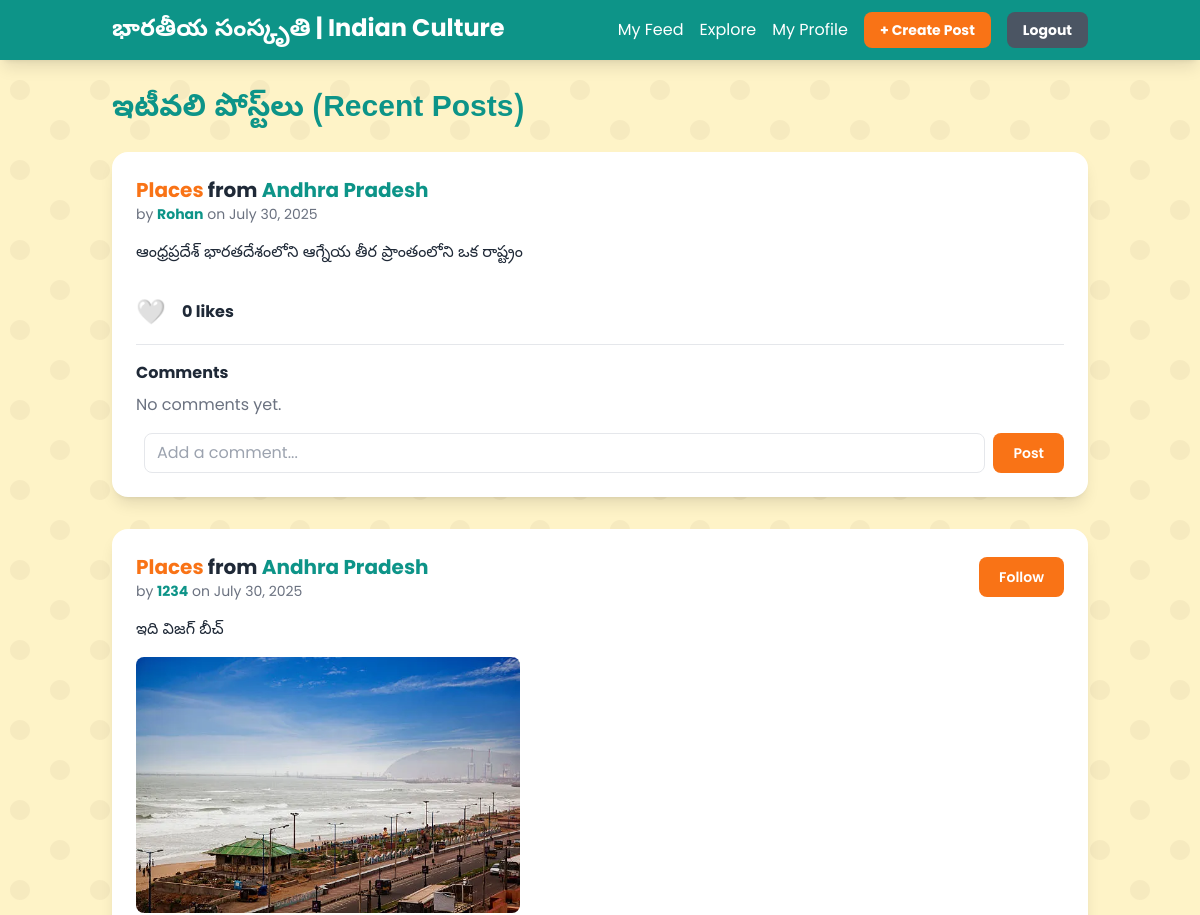
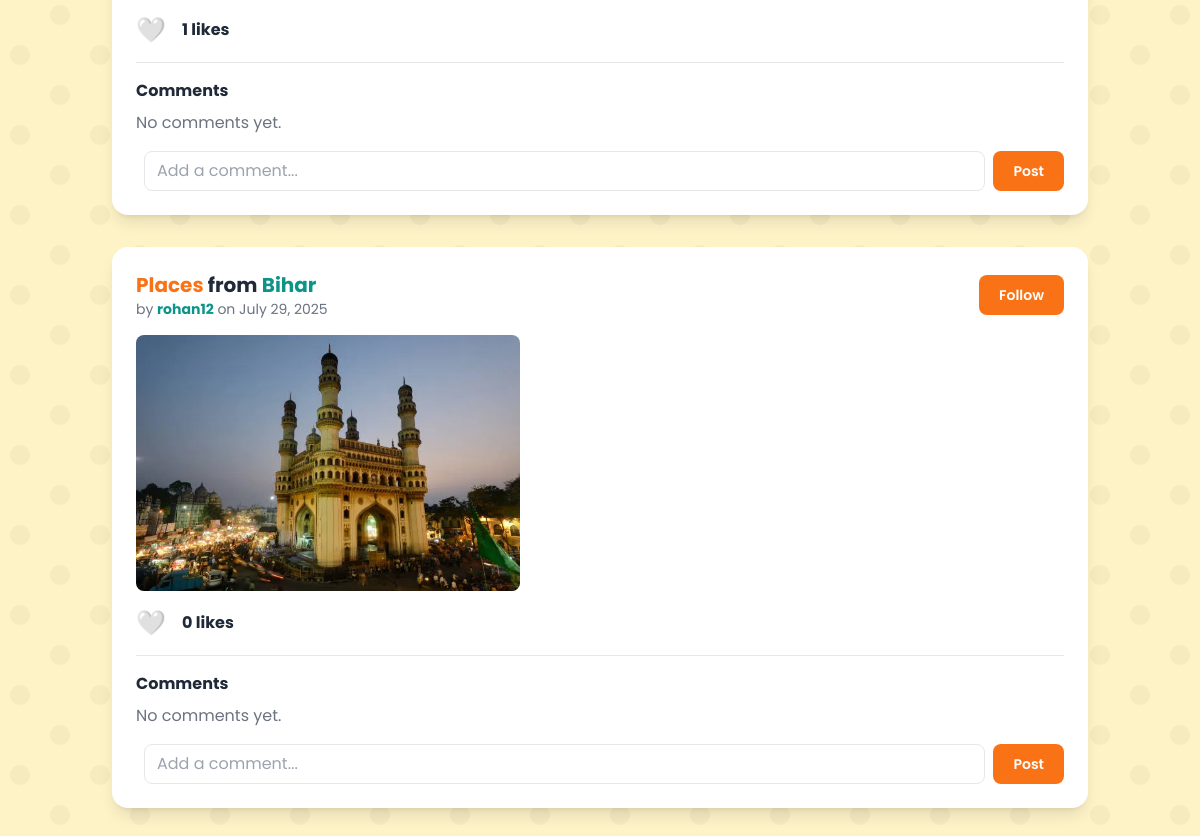
/explore/ (signed in), run on the app's committed database (2 pictures, top to bottom).
### portal/models.py (models this page shows, shortened)
class Contribution(models.Model):
    CATEGORY_CHOICES = [
        ('PLACES', 'Places'),
        ('DANCE', 'Dance'),
        ('FOOD', 'Food'),
        ('TRADITION', 'Tradition'),
    ]
    author = models.ForeignKey(User, on_delete=models.CASCADE)
    state = models.ForeignKey(State, on_delete=models.CASCADE)
    category = models.CharField(max_length=10, choices=CATEGORY_CHOICES)
    text_content = models.TextField(blank=True, null=True)
    image_content = models.ImageField(upload_to='images/', blank=True, null=True)
    audio_content = models.FileField(upload_to='audio/', blank=True, null=True)
    video_content = models.FileField(upload_to='videos/', blank=True, null=True)
    submitted_at = models.DateTimeField(auto_now_add=True)
    likes = models.ManyToManyField(User, related_name='liked_contributions', blank=True)
    def total_likes(self):
        return self.likes.count()

class State(models.Model):
    name = models.CharField(max_length=100, unique=True)

### portal/views.py (the view)
# urls.py: path('explore/', views.explore, name='explore'),
@login_required
def explore(request):
    all_contributions = Contribution.objects.all().order_by('-submitted_at')
    context = {
        'contributions': all_contributions
    }
    return render(request, 'home.html', context)

### portal/templates/home.html (shortened to what this page needs)
{% extends 'base.html' %}
{% block content %}
{% if is_personal_feed %}
    <div class="text-center bg-white p-4 rounded-lg shadow-md mb-8">
        <p>You're viewing your personalized feed. To see more, <a href="{% url 'explore' %}" class="text-secondary font-bold">explore all posts</a> and follow users or <a href="{% url 'edit_profile' %}" class="text-secondary font-bold">select your favorite categories</a>.</p>
    </div>
{% else %}
    <h2 class="text-3xl font-bold text-primary mb-6 telugu">ఇటీవలి పోస్ట్‌లు (Recent Posts)</h2>
{% endif %}
<div class="space-y-8">
    {% for item in contributions %}
    <div class="bg-white p-6 rounded-2xl shadow-lg">
        <div class="flex justify-between items-center mb-4">
            <div>
                <p class="text-xl font-bold">
                    <span class="text-secondary">{{ item.get_category_display }}</span> from <span class="text-primary">{{ item.state.name }}</span>
                </p>
                <p class="text-sm text-gray-500">by <a href="{% url 'public_profile' item.author.username %}" class="font-bold text-primary hover:underline">{{ item.author.username }}</a> on {{ item.submitted_at|date:"F j, Y" }}</p>
            </div>
            {% if user.is_authenticated and item.author != user %}
            <a href="{% url 'follow_user' item.author.id %}" class="btn-primary text-sm">
                {% if item.author.userprofile in user.userprofile.follows.all %}
                    Unfollow
                {% else %}
                    Follow
                {% endif %}
            </a>
            {% endif %}
        </div>
        {% if item.text_content %}<p class="mb-4">{{ item.text_content }}</p>{% endif %}
        <div class="flex flex-wrap gap-4">
            {% if item.image_content %}<img src="{{ item.image_content.url }}" class="max-w-sm rounded-lg">{% endif %}
        </div>
        <div class="mt-4 flex items-center space-x-4">
            <button onclick="likePost({{ item.id }})" class="like-btn-{{ item.id }} text-2xl">
                {% if user in item.likes.all %}❤️{% else %}🤍{% endif %}
            </button>
            <span id="likes-count-{{ item.id }}" class="font-bold">{{ item.total_likes }} likes</span>
        </div>
        <div class="mt-4 pt-4 border-t">
            <h4 class="font-bold mb-2">Comments</h4>
            <div class="space-y-2 mb-4">
                {% for comment in item.comments.all %}
                    <p><strong><a href="{% url 'public_profile' comment.author.username %}" class="text-primary hover:underline">{{ comment.author.username }}</a>:</strong> {{ comment.text }}</p>
                {% empty %}
                    <p class="text-gray-500">No comments yet.</p>
                {% endfor %}
            </div>
            <form action="{% url 'add_comment' item.id %}" method="post" class="flex space-x-2">
                <input type="text" name="comment_text" placeholder="Add a comment..." class="w-full border rounded-lg px-3 py-1">
                <button type="submit" class="btn-primary text-sm">Post</button>
            </form>
        </div>
    </div>
    {% empty %}
        <p class="text-center text-gray-600 py-10">Your feed is empty! Start by following some users or categories to see their posts here.</p>
    {% endfor %}
</div>
{% endblock %}

### portal/templates/base.html (shortened to what this page needs)
<!DOCTYPE html>
<html lang="en">
<head>
    <script src="https://cdn.tailwindcss.com"></script>
</head>
<body class="text-gray-800">
    <header class="bg-primary text-white shadow-lg sticky top-0 z-50">
        <nav class="container mx-auto px-6 py-3 flex justify-between items-center">
            <a href="{% url 'home' %}" class="text-2xl font-bold">
                <span class="telugu">భారతీయ సంస్కృతి</span> | Indian Culture
            </a>
            <div class="flex items-center space-x-4">
                {% if user.is_authenticated %}
                    <a href="{% url 'home' %}" class="hover:text-gray-300">My Feed</a>
                    <a href="{% url 'explore' %}" class="hover:text-gray-300">Explore</a>
                    <a href="{% url 'profile' %}" class="hover:text-gray-300">My Profile</a>
                    <a href="{% url 'create_post' %}" class="bg-secondary hover:bg-orange-700 text-white font-bold py-2 px-4 rounded-lg text-sm">+ Create Post</a>
                    <form action="{% url 'logout' %}" method="post" class="inline">
                        <button type="submit" class="bg-gray-600 hover:bg-gray-700 text-white font-bold py-2 px-4 rounded-lg text-sm">
                            Logout
                        </button>
                    </form>
                {% else %}
                    <a href="{% url 'login' %}" class="hover:text-gray-300">Login</a>
                    <a href="{% url 'register' %}" class="bg-secondary hover:bg-orange-700 text-white font-bold py-2 px-4 rounded-lg">Register</a>
                {% endif %}
            </div>
        </nav>
    </header>
    <main class="container mx-auto px-6 py-8">
        {% block content %}
        {% endblock %}
    </main>
</body>
</html>

### portal/templates/base.html (style rules this page uses)
body { font-family: 'Poppins', 'Noto Sans Telugu', sans-serif; background-color: #FEF3C7; background-attachment: fixed; }
.telugu { font-family: 'Noto Sans Telugu', sans-serif; }
.bg-primary { background-color: #0D9488; }
.bg-secondary { background-color: #F97316; }
.text-primary { color: #0D9488; }
.text-secondary { color: #F97316; }
.btn-primary { background-color: #F97316; color: white; padding: 10px 20px; border-radius: 8px; font-weight: 600; transition: background-color 0.3s; display: inline-block; border: none; cursor: pointer; }

### data on the page
Contribution: category "Places", state.name "Andhra Pradesh", author.username "Rohan", submitted_at "July 30, 2025", text_content "ఆంధ్రప్రదేశ్ భారతదేశంలోని ఆగ్నేయ తీర ప్రాంతంలోని ఒక రాష్ట్రం", total_likes "0"
Contribution: category "Places", state.name "Andhra Pradesh", author.username "1234", submitted_at "July 30, 2025", shows "Follow", text_content "ఇది విజగ్ బీచ్", image_content (picture), total_likes "1"
Contribution: category "Places", state.name "Bihar", author.username "rohan12", submitted_at "July 29, 2025", shows "Follow", image_content (picture), total_likes "0"
